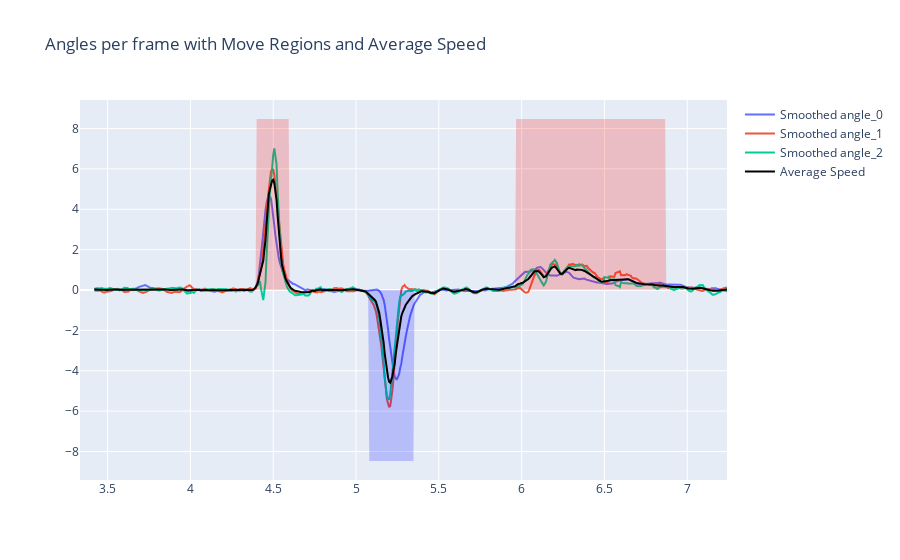

Write notebook code for a chart like this one.
### Code cell
import plotly.graph_objects as go
from plotly.subplots import make_subplots

# Assuming df_angle_speed is your DataFrame containing angle and speed data
# Replace 'angle_columns' and 'speed_columns' with your actual column names
angle_columns = ["angle_0", "angle_1", "angle_2"]  # Change this to the actual angle column names
speed_columns = ["angle_0", "angle_1", "angle_2"]  # Change this to the actual speed column names
threshold = 0.2
window = 5
closed = True
# un_closing
# Calculate the 'move' column based on the threshold for any angle's speed
df_angle_speed['average_speed'] = np.mean(df_angle_speed[speed_columns], axis=1)

# df_angle_speed["move"] = np.any(np.abs(df_angle_speed[speed_columns].rolling(window=window).mean()) > threshold, axis=1)

df_angle_speed["move"] = np.abs(df_angle_speed['average_speed'].rolling(window=window).mean())  > threshold

# Create a Line Graph using Plotly Express
fig = make_subplots(rows=1, cols=1, shared_xaxes=True, shared_yaxes=True)

# Create masks for positive and negative 'move' regions
# positive_move_mask = (df_angle_speed["move"]) & (np.all(df_angle_speed[speed_columns].rolling(window=window).mean() > 0, axis=1))
# negative_move_mask = (df_angle_speed["move"]) & (np.all(df_angle_speed[speed_columns].rolling(window=window).mean() < 0, axis=1))

positive_move_mask = (df_angle_speed["move"]) & (df_angle_speed['average_speed'] > 0)
negative_move_mask = (df_angle_speed["move"]) &  (df_angle_speed['average_speed'] < 0)

# Calculate the average speed of the three angles
df_angle_speed["average_speed"] = df_angle_speed[speed_columns].mean(axis=1)

for angle_column in angle_columns:
    # Plot smoothed angle data
    fig.add_trace(go.Scatter(x=df_angle_speed['time'], y=df_angle_speed[angle_column].rolling(window=window).mean(),
                             mode='lines', name=f'Smoothed {angle_column}'))

# Add shaded regions for positive 'move' intervals
fig.add_trace(go.Scatter(x=df_angle_speed['time'], y=df_angle_speed[angle_column].max() * positive_move_mask,
                         fill='toself', fillcolor='rgba(255, 0, 0, 0.2)',
                         line=dict(color='rgba(255, 255, 255, 0)'),
                         name=f'Positive Move Region - {angle_column}', showlegend=False))

# Add shaded regions for negative 'move' intervals
fig.add_trace(go.Scatter(x=df_angle_speed['time'], y=df_angle_speed[angle_column].max() * negative_move_mask * -1,
                         fill='toself', fillcolor='rgba(0, 0, 255, 0.2)',
                         line=dict(color='rgba(255, 255, 255, 0)'),
                         name=f'Negative Move Region - {angle_column}', showlegend=False))

# Plot the average speed
fig.add_trace(go.Scatter(x=df_angle_speed['time'], y=df_angle_speed['average_speed'].rolling(window=window).mean(),
                         mode='lines', name=f'Average Speed', line=dict(color='black')))

# Update layout
fig.update_layout(title_text=f'Angles per frame with Move Regions and Average Speed')

# Show the plot
fig.show()

### Figure 1 — Plotly figure (JSON) as saved in the notebook; plotly's stock layout.template omitted (floating-point values rounded to 4 significant figures; data arrays with more than 128 entries replaced by an {"elided": "..."} marker saying what was removed)
{"data": [{"mode": "lines", "name": "Smoothed angle_0", "x": {"elided": "587 float values"}, "y": {"elided": "587 float values"}, "type": "scatter"}, {"mode": "lines", "name": "Smoothed angle_1", "x": {"elided": "587 float values"}, "y": {"elided": "587 float values"}, "type": "scatter"}, {"mode": "lines", "name": "Smoothed angle_2", "x": {"elided": "587 float values"}, "y": {"elided": "587 float values"}, "type": "scatter"}, {"fill": "toself", "fillcolor": "rgba(255, 0, 0, 0.2)", "line": {"color": "rgba(255, 255, 255, 0)"}, "name": "Positive Move Region - angle_2", "showlegend": false, "x": {"elided": "587 float values"}, "y": {"elided": "587 float values"}, "type": "scatter"}, {"fill": "toself", "fillcolor": "rgba(0, 0, 255, 0.2)", "line": {"color": "rgba(255, 255, 255, 0)"}, "name": "Negative Move Region - angle_2", "showlegend": false, "x": {"elided": "587 float values"}, "y": {"elided": "587 float values"}, "type": "scatter"}, {"line": {"color": "black"}, "mode": "lines", "name": "Average Speed", "x": {"elided": "587 float values"}, "y": {"elided": "587 float values"}, "type": "scatter"}], "layout": {"xaxis": {"anchor": "y", "domain": [0.0, 1.0]}, "yaxis": {"anchor": "x", "domain": [0.0, 1.0]}, "title": {"text": "Angles per frame with Move Regions and Average Speed"}}}
